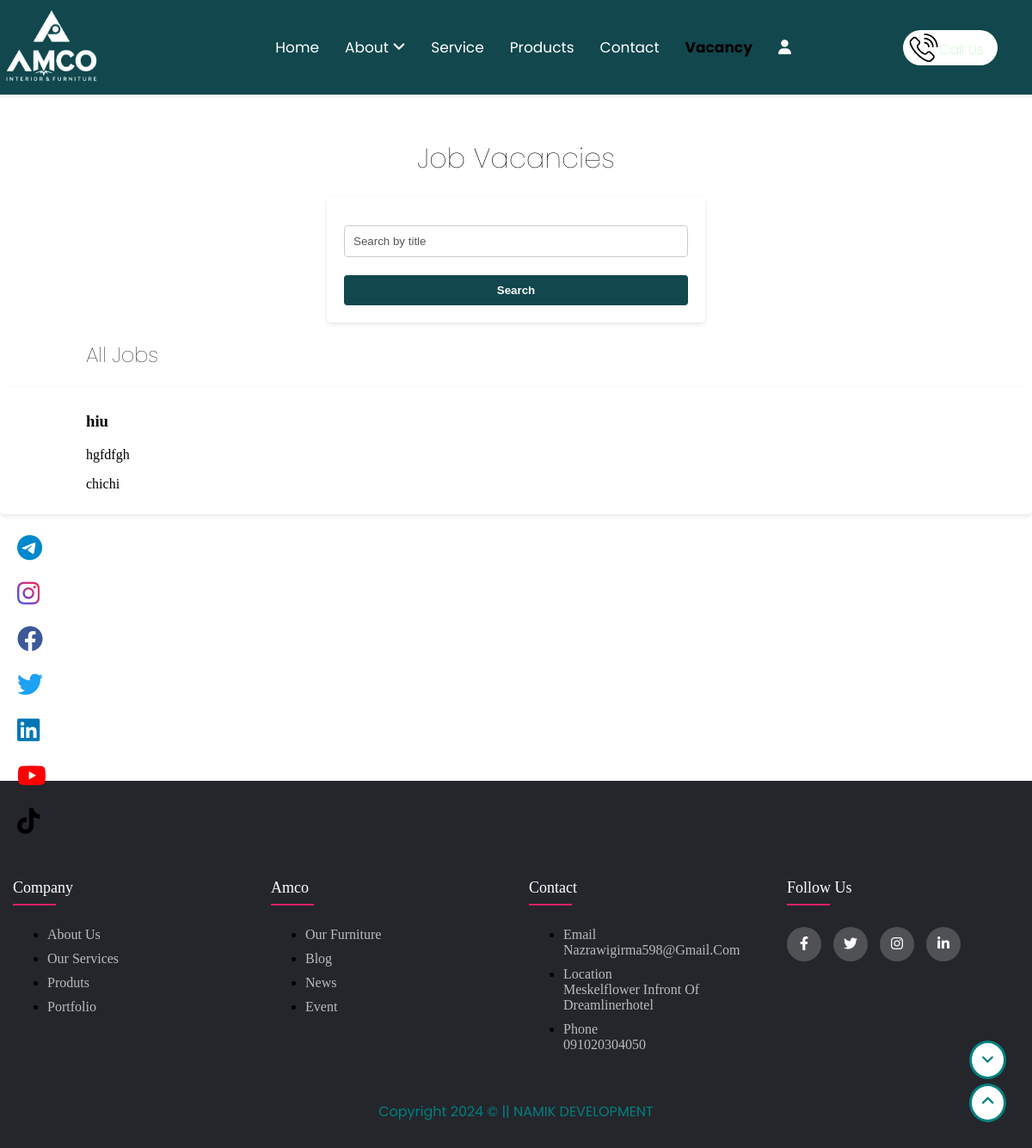
The page /vacancy on the database its author committed.
### app.py (models this page shows, shortened)
class Job(db.Model):
    id = db.Column(db.Integer, primary_key=True)
    title = db.Column(db.String(100), nullable=False)
    description = db.Column(db.String(500), nullable=False)
    requirements = db.Column(db.String(500), nullable=False)
    deadline = db.Column(db.DateTime, nullable=True)
    is_active = db.Column(db.Boolean, default=True)

### app.py (the view)
@app.route('/vacancy')
def vacancy():
    jobs = Job.query.filter_by(is_active=True).all()
    return render_template('vacancy.html', jobs=jobs)

### templates/vacancy.html (shortened to what this page needs)
<!DOCTYPE html>
<html lang="en">
<head>
  <link rel="stylesheet" href="https://unpkg.com/swiper/swiper-bundle.min.css" />
  <link rel="stylesheet" href="{{ url_for('static', filename='css/index.css') }}">
  <link rel="stylesheet" href="https://cdnjs.cloudflare.com/ajax/libs/font-awesome/6.4.0/css/all.min.css" />
</head>
<link rel="stylesheet" href="https://cdnjs.cloudflare.com/ajax/libs/font-awesome/6.4.0/css/all.min.css" />
<body class="vacancy-page" id="vacancy1">
  <div class="arrow">
    <a href="#header" title="Back to Top"><span class="fas fa-angle-up"></span></a>
  </div>
  <div class="arrow1">
    <a href="#footer" title="Scroll to Bottom" onclick="scrollToBottom()"><span class="fas fa-angle-down"></span></a>
</div>
<header class="header">
  <nav>
    <div class="logo-container">
      <a href="/"><img src="/static/images/logo.png" alt="Your Logo" class="logo"></a>
    </div>
    <ul id="menuList">
      <li><a id="home" href="/">Home</a></li>
      <li class="dropdown">
        <a class="dropbtn" href="#" onclick="toggleDropdown()" onmouseover="showDropdown()">About
          <span class="fas fa-angle-down"></span>
        </a>
      </li>
      <li><a href="#service">Service</a></li>
      <li><a id="products" href="/prod">Products</a></li>
      <li><a href="#contact">Contact</a></li>
      <li><a id="vacancy" href="/vacancy">Vacancy</a></li>
      <li><a id="login" href="sagin"><i class="fas fa-user"></i></a></li>
    </ul>
    <a href="tel:+1234567890">
      <div class="call">
        <h2>Call Us</h2>
        <div class="phone">
          <img src="/static/images/call.png" alt="Call Icon">
        </div>
        <div class="circle1"></div>
        <div class="circle2"></div>
      </div>
    </a>
  </nav>
</header>
<div class="social-widget">
  <a href="#" class="social-icon " data-social="Telegram"><i class="fab fa-telegram"></i><span class="social-name">Telegram</span></a>
  <a href="#" class="social-icon " data-social="Instagram"><i class="fab fa-instagram"></i><span class="social-name">Instagram</span></a>
  <a href="https://www.facebook.com/profile.php?id=61559804274395" class="social-icon " data-social="Facebook"><i class="fab fa-facebook"></i><span class="social-name">Facebook</span></a>
  <a href="#" class="social-icon " data-social="Twitter"><i class="fab fa-twitter"></i><span class="social-name">Twitter</span></a>
  <a href="#" class="social-icon " data-social="LinkedIn"><i class="fab fa-linkedin"></i><span class="social-name">LinkedIn</span></a>
  <a href="#" class="social-icon " data-social="YouTube"><i class="fab fa-youtube"></i><span class="social-name">YouTube</span></a>
  <a href="https://www.tiktok.com/@amco_interiorfurniture?_t=8mXEfzKb4HV&_r=1" class="social-icon " data-social="TikTok"><i class="fab fa-tiktok"></i><span class="social-name">TikTok</span></a>
</div>
    <div class="container">
        <h1>Job Vacancies</h1>
        <form action="{{ url_for('search') }}" method="post">
            <input type="text" name="search_term" placeholder="Search by title">
            <button type="submit">Search</button>
        </form>
        <h2>All Jobs</h2>
        {% for job in jobs %}
        <div class="job">
            <h3>{{ job.title }}</h3>
            <p>{{ job.description }}</p>
            <p>{{ job.requirements }}</p>
        </div>
        {% endfor %}
    </div>
    <footer class="footer" id="footer">
      <div class="container">
        <div class="row">
          <div class="footer-col">
            <h4>company</h4>
            <ul>
              <li><a href="/about">about us</a></li>
              <li><a href="/">our services</a></li>
              <li><a href="/prod">produts</a></li>
              <li><a href="/">portfolio</a></li>
            </ul>
          </div>
          <div class="footer-col">
            <h4>Amco</h4>
            <ul>
              <li><a href="/prod">Our furniture </a></li>
              <li><a href="/c">Blog</a></li>
              <li><a href="c.html">News</a></li>
              <li><a href="blog.html">Event</a></li>
            </ul>
          </div>
          <div class="footer-col">
            <h4>Contact</h4>
            <ul>
              <li><a href="#">email<br>
              nazrawigirma598@gmail.com</a></li>
              <li><a href="#">Location<br>
              Meskelflower infront of Dreamlinerhotel </a></li>
              <li><a href="#">phone <br/>
                091020304050</a>
              </li>
            </ul>
          </div>
          <div class="footer-col2">
            <h4>follow us</h4>
            <div class="social-links">
              <a href="#"><i class="fab fa-facebook-f"></i></a>
              <a href="#"><i class="fab fa-twitter"></i></a>
              <a href="#"><i class="fab fa-instagram"></i></a>
              <a href="#"><i class="fab fa-linkedin-in"></i></a>
            </div>
          </div>
        </div>
        <div class="copy">
          Copyright 2024 © || NAMIK DEVELOPMENT
        </div>
      </div>
   </footer>
    </body>
  </html>

### templates/vacancy.html (style rules this page uses)
html,body { width: 100%; margin: 0; overflow-x: hidden; height: 100%; padding: 0; scroll-behavior: smooth; }
a { text-decoration: none; }
.call { max-width: 120px; height: 40px; background: #ffffff; position: relative; right: -1200px; bottom: 74px; border-radius: 25px; display: flex; align-items: center; justify-content: space-between; cursor: pointer; text-decoration: none; z-index: 30; }
.call h2 { position: relative; font-size: 14px; left: 52px; bottom: 2.7px !important; color: lightgreen; }
.circle1, .circle2 { width: 43px; height: 43px; border-radius: 50%; position: absolute; }
.circle1 { animation: animate1 2.5s linear infinite; }
.circle2 { animation: animate2 2.5s linear infinite; }
.phone { width: 60px; height: 44px; position: absolute; z-index: 5; }
.phone img { width: 80%; }
@media (min-width: 1156px) and (max-width: 1214px) { .call { width: 110px; height: 41px; background: #ffffff; align-items: center; justify-content: space-between; position: relative; right: -980px; bottom: 78px; border-radius: 25px; display: flex; align-items: start; justify-content: start; cursor: pointer; text-decoration: none; z-index: 60; } }
@media (min-width: 1156px) and (max-width: 1214px) { .call h2 { position: relative; font-size: 16px; left: 42px; bottom: 4.3px; color: lightgreen; } }
@media (min-width: 1156px) and (max-width: 1214px) { h2 { position: relative; left: 100px; } }
@media (min-width: 1156px) and (max-width: 1214px) { .job { position: relative; padding-left: 100px; } }
.container { margin-top: 20px; }
h1 { text-align: center; margin-top: 50px; font-weight: 100; font-family: poppins,sans-serif; }
h2 { font-weight: 100; font-family: poppins, sans-serif; position: relative; left: 100px; }
form { max-width: 400px; margin: auto; padding: 20px; background-color: #fff; border-radius: 5px; box-shadow: 0 2px 5px rgba(0, 0, 0, 0.1); }
input[type="text"] { width: 100%; padding: 10px; border: 1px solid #ccc; border-radius: 4px; box-sizing: border-box; }
button[type="submit"] { display: block; width: 100%; padding: 10px; border: none; border-radius: 4px; background-color: #11474D; color: white; font-weight: bold; cursor: pointer; }
.job { margin-top: 20px; padding: 10px; padding-left: 100px; background-color: #fff; border-radius: 5px; box-shadow: 0 2px 5px rgba(0, 0, 0, 0.1); }
body.vacancy-page #vacancy { color: black; font-weight: bold; }

### rows shown on the page
Job: title "hiu", description "hgfdfgh", requirements "chichi"
